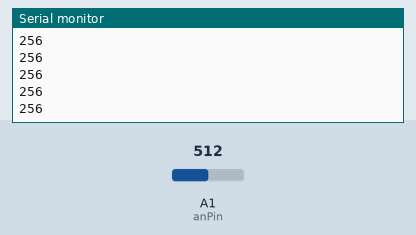
Recording of a sketch running on a simulated Arduino Uno, built with avr-gcc and run on an emulated ATmega328P. On the bench: the last lines printed to the serial monitor. Inputs (shaded band) come from the test bench; at power-on: A1 (anPin) = 512.

Above: at 6.2 s.
6.3 s: A1 (anPin) set to 716
At 6.54 s:
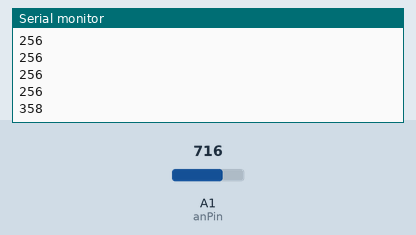
7.8 s: A1 (anPin) set to 900
At 7.9 s:
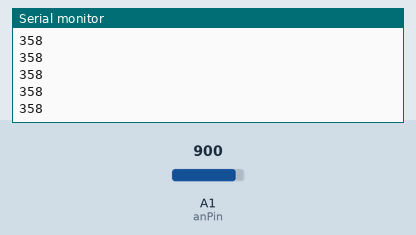
Timing chart, 0 to 10.8 s (numbered marks = the images above; inputs shaded):
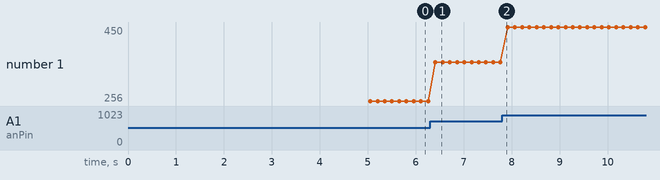

Measured:
- after the input at 6.3 s, the serial monitor: prints a new line after 0.11 s (image 1)
- plotted number 1: 256 → 358 after the input at 6.3 s, 358 → 450 after the input at 7.8 s

The sketch:

LVEZ1_RearSensorCode.ino
```cpp
//Use of MaxSonar EZ1 sonar module in analog mode with arduino
// median filter of five consecutive readings to eliminate spikes
//
// Bill Gentles, Nov. 12, 2010
//borrowing an idea from the Arduino Forum on array sort
//http://www.arduino.cc/cgi-bin/yabb2/YaBB.pl?num=1283456170/12
//the "insert sort" code is from whistler
//
//take 5 readings and store them in an array rangevalue[]
//using an "ascending insert sort" rearrange the array values in ascending order
//choose the middle element in the array, which will by definition be the median of the set of values
//
//Analog pin 1 for reading in the analog voltage from the MaxSonar device.
int anPin = 1;

//variables needed to store values
int arraysize = 5;  //quantity of values to find the median (sample size). Needs to be an odd number
int rangevalue[] = {0, 0, 0, 0, 0};    //declare an array to store the samples. not necessary to zero the array values here, it just makes the code clearer
//*********************************************************************************************
void setup()
{

 //This opens up a serial connection to shoot the results back to the PC console
 Serial.begin(9600);
 printArray(rangevalue, arraysize);
 delay(5000);        //wait a while to open serial monitor window

}
//********************************************************************************
void loop()
{

 pinMode(anPin, INPUT);

 //MaxSonar Analog reads are known to be very sensitive. See the Arduino forum for more information.
 //Maxbotix does not recommend averaging readings as the occasional value can be wildly inaccurate and skew the average
 //A median sort is the preferred method.

  for(int i = 0; i < arraysize; i++)
  {                                                    //array pointers go from 0 to 4

   //Used to read in the analog voltage output that is being sent by the MaxSonar device.
   //The MaxSonar Scale factor is (Vcc/512) per inch. A 5V supply yields ~9.8mV/in
   //The Arduino will map input voltages between 0 and 5 volts into integer values between 0 and 1023.
   //This yields a resolution between readings of: 5 volts / 1024 units or, .0049 volts (4.9 mV) per unit.
   //Therefore, one unit from the arduino's ADC represents 0.5 inches

    rangevalue[i] = analogRead(anPin);
    delay(10);// wait between analog samples

   }

  isort(rangevalue, arraysize);

// now show the medaian range
   int midpoint = arraysize/2;    //midpoint of the array is the medain value in a sorted array
     //note that for an array of 5, the midpoint is element 2, as the first element is element 0
    int midpointrangevalue_inches = rangevalue[midpoint] / 2;
    Serial.println(midpointrangevalue_inches);
 delay(100);    //wait a while so you can read the values on the serial monitor

}   //end of loop

//*********************************************************************************
// sort function
void isort(int *a, int n)
              //  *a is an array pointer function
{
 for (int i = 1; i < n; ++i)
 {
   int j = a[i];
   int k;
   for (k = i - 1; (k >= 0) && (j < a[k]); k--)
   {
     a[k + 1] = a[k];
   }
   a[k + 1] = j;
 }
}
//***********************************************************************************
//function to print array values
void printArray(int *a, int n)
{

 for (int i = 0; i < n; i++)
 {
   Serial.print(a[i], DEC);
   Serial.print(' ');
 }

 Serial.println();
}
```
